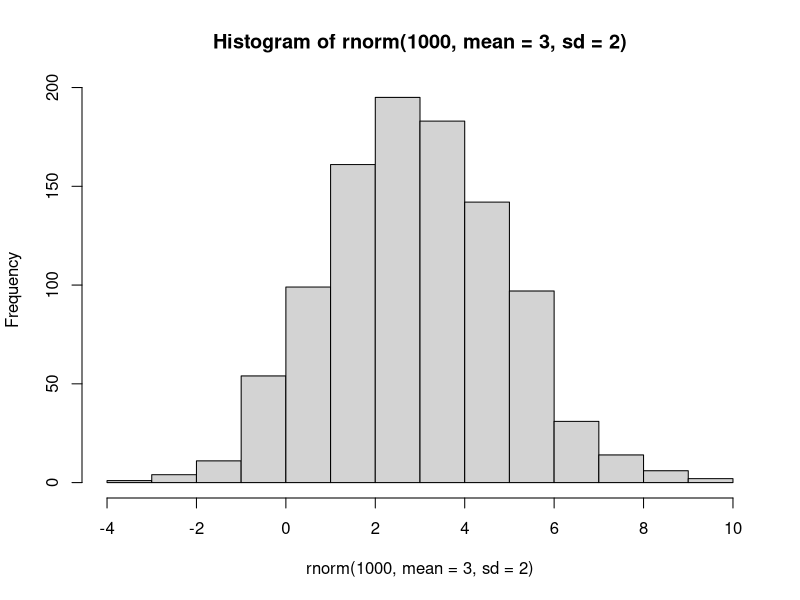
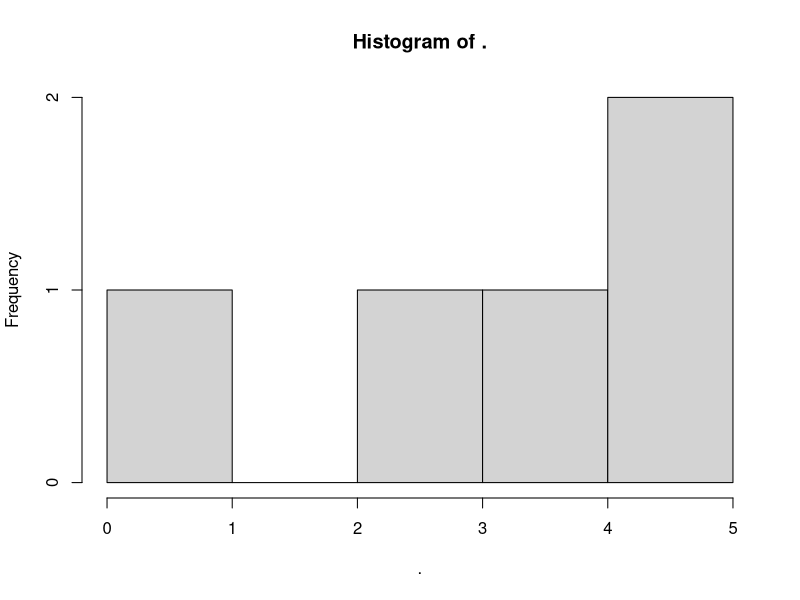
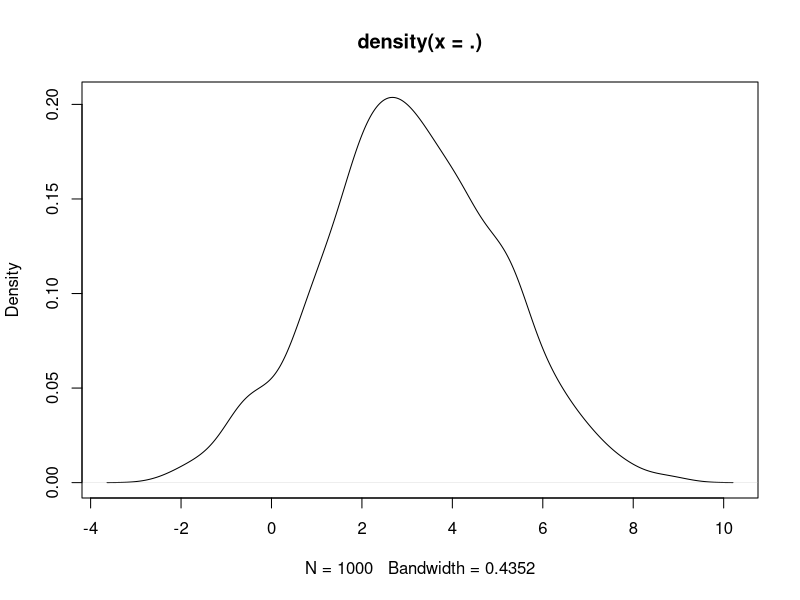

Reproduce these figures in R, in order. (Note: this script raises an error after producing the figures.)
#'---------------------------------
#'
#'@title: Simulation of Sampling to answer
#'HOW BIG SHOULD MY SAMPLE SIZE BE?!?!?!?!
#'
#'@author: Julia McCartney
#'
#'@date: 9/21/2020
#'
#'-----------------------------

# Libraries ####
library(dplyr)
library(purrr)

# Random number generators #### 

rnorm(n=5, mean = 3, sd = 2)
hist(rnorm(1000, mean = 3, sd = 2))

#Or!
rnorm(n=5, mean = 3, sd = 2) %>% 
  hist()

rnorm(1000, mean = 3, sd = 2) %>% 
  density() %>% 
  plot()


# Random number generators are not truely random, they are pseudorandom!
# lets set the seed
set.seed(607)
rnorm(5, mean = 5, sd = 2)


# simulate flipping a coin - binomial
# How many heads do we get if we flip an unbiased coin 10 times?

rbinom(1,prob = 0.5, size = 10)

#repeat the 10 flips for 100 trials (100 times)
rbinom(100,prob = 0.5, size = 10)


# Get a random number from a uniform distribution
runif(n = 50, min = -5, max = 5)

#if you want random whole numbers...
runif( 10, min = 0, max = 10) %>% 
  round()

# Assuming we have intuition about a population, let's sample it! #### 
# Measuring length of some adult fish in cm

# Lets assume...
mean_pop <- 45
sd_pop <- 15

# lets set up our simulation
# What sample sizes do we need?

sample_sim <- data.frame(samp_size = 3:50)

# Now - simulate 
# if we wanted random draws 
samp_sim_one_replicate <- samp_sim %>% 
  group_by(sample_size)

# OR use row wise! like group by but works by row number
samp_sim_one_replicate <- sample_sim %>% 
  rowwise(samp_size) %>% # group by row number
  summarize(samp = rnorm(samp_size, 
                         mean = mean_pop,
                         sd = sd_pop))

# what did we get
head(samp_sim_one_replicate)
plot(samp ~ samp_size, data = samp_sim_one_replicate)


# Yay, we did it!
# but we only have one draw per sample size
# what if we want to estimate the mean at each sample size with 1000 replicates

samp_sim_means <- sample_sim %>% 
  rowwise(samp_size) %>% # group by row number
  summarize(samp_mean = replicate(1000,
                                   rnorm(samp_size, 
                         mean = mean_pop,
                         sd = sd_pop) %>% 
              mean())
            )

plot(samp_mean ~ samp_size, data = samp_sim_means)


# The comment first approach to simulation with dplyr ####
# what the heck am I doing?????

# basic steps
# 1. Define the mean and the sd of the population (from prelim sample, estimates, other work, etc)
# 2. Define sample sizes you want to look at
# 3. Define how many replicates you want to do
# 4. Randomly generate a population with the mean and sd at each sample size for x replicates


#' Assume some population parameters
#' create a data frame with a variety of plausibl sample sizes/properites
#' for each sample size (set of params)...
#' replicate calculating estimated parameters from a random draw some #
#' of times

# lets get simulated mean and sds to examine sample size ####

# create a data frame with a variety of plausibl sample sizes/properites
mean_pop <- 45
sd_pop <- 15

# create a data frame with a variety of plausibl sample sizes/properites
sim_results <- data.frame(samp_size = 3:50) %>% 
  #for each sample size (set of params)...
  rowwise(samp_size) %>% 
  # replicate calculating estimated parameters 
  #from a random draw some numbers
  # of times
  summarize(samp_mean = replicate(100, 
                                  mean(
                                    rnorm(samp_size, 
                                          mean_pop, 
                                          sd_pop))),
            samp_sd = replicate(100,
                                sd(
                                  rnorm(samp_size, 
                                         mean_pop, 
                                         sd_pop)))
                                  )
                      

sim_results <- data.frame(samp_size = 3:50) %>% 
  #for each sample size (set of params)...
  rowwise(samp_size) %>% 
summarize(map_df(1:100, ~data.frame(sim = .x,
                                    sampmean = mean(rnorm(samp_size, 
                                                          mean_pop, 
                                                          sd_pop))),
                 samp_sd = replicate(100,
                                     sd(
                                       rnorm(samp_size, 
                                             mean_pop, 
                                             sd_pop)))
                                      
                                    ))  
head(sim_results)

# Example Simulations - faded examples #### 
# faded examples - slowly will drop things from code, we need to fill in/fix
# Prep code

set.seed(42)
mean_pop <- 10
sd_pop <- 3
nsim <- 100
sampSim <- data.frame(samp_size = 3:50)

# Given Code 1

sampSim %>% 
  rowwise(samp_size) %>% 
  summarize(samp_mean =
              replicate(nsim,
                        rnorm(samp_size, mean_pop, sd_pop) %>% mean()))

# Code 2 - Median simulations 
median_sims <- sampSim %>% 
  rowwise(samp_size) %>% 
  summarize(samp_median =
              replicate(nsim,
                        rnorm(samp_size, mean_pop, sd_pop) %>% 
                          median()))

plot(samp_median ~ samp_size, data = median_sims)

# Code 3 - interquartile range

smp_iqr <- sampSim %>% 
  rowwise(samp_size) %>% 
  summarize(samp_iqr = 
              replicate(nsim,
                        rnorm(samp_size, mean_pop, sd_pop) %>% IQR()))

plot(samp_iqr ~ samp_size, data = smp_iqr)

# Sample and sift

sim_results_common_sim <- sampSim %>% 
  rowwise(samp_size) %>% 
  summarize()
  


